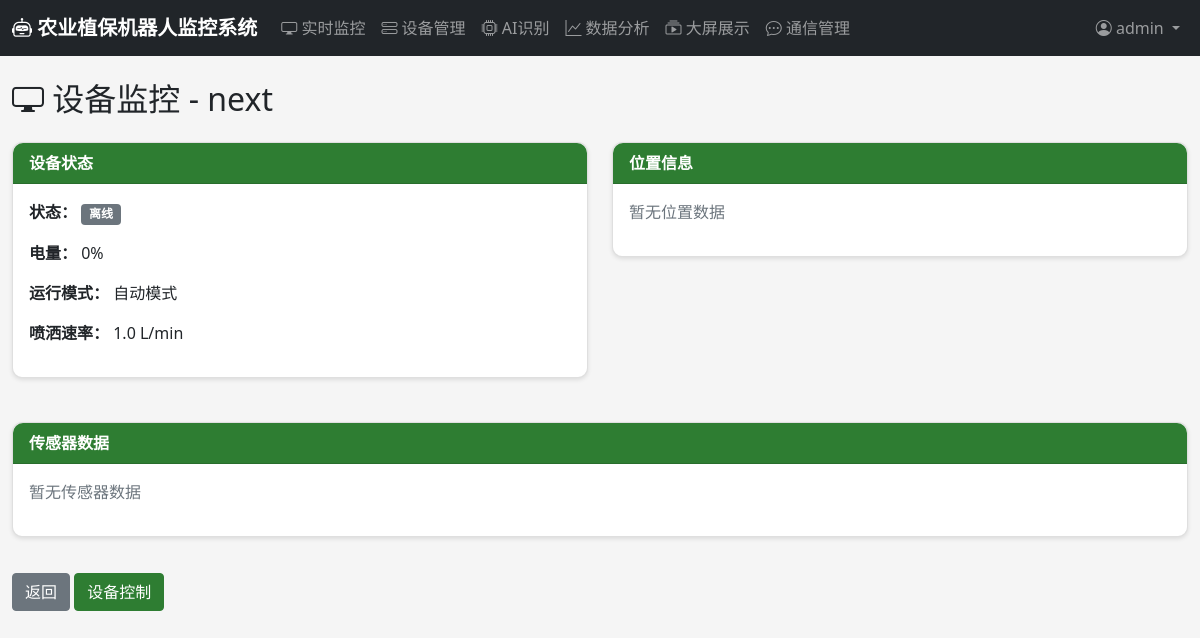
/monitoring/device/1/ (signed in), run on the app's committed database.
### users/models.py (models this page shows, shortened)
class User(AbstractUser):
    ROLE_CHOICES = [
        ('admin', '管理员'),
        ('operator', '操作员'),
        ('viewer', '查看者'),
    ]
    role = models.CharField(max_length=20, choices=ROLE_CHOICES, default='viewer', verbose_name='角色')
    phone = models.CharField(max_length=20, blank=True, verbose_name='手机号')
    avatar = models.ImageField(upload_to='avatars/', blank=True, verbose_name='头像')
    created_at = models.DateTimeField(auto_now_add=True, verbose_name='创建时间')
    last_login_ip = models.GenericIPAddressField(blank=True, null=True, verbose_name='最后登录IP')
    class Meta:
        verbose_name = '用户'
        verbose_name_plural = '用户'

### devices/models.py (models this page shows, shortened)
class RobotDevice(models.Model):
    STATUS_CHOICES = [
        ('online', '在线'),
        ('offline', '离线'),
        ('working', '工作中'),
        ('charging', '充电中'),
        ('error', '故障'),
    ]
    RUN_MODE_CHOICES = [
        ('auto', '自动模式'),
        ('manual', '手动模式'),
        ('scheduled', '定时任务模式'),
    ]
    device_id = models.CharField(max_length=100, unique=True, verbose_name='设备唯一标识')
    name = models.CharField(max_length=100, verbose_name='设备名称')
    model = models.CharField(max_length=100, blank=True, verbose_name='型号')
    manufacturer = models.CharField(max_length=100, blank=True, verbose_name='制造商')
    serial_number = models.CharField(max_length=100, blank=True, verbose_name='序列号')
    status = models.CharField(max_length=20, choices=STATUS_CHOICES, default='offline', verbose_name='状态')
    run_mode = models.CharField(max_length=20, choices=RUN_MODE_CHOICES, default='auto', verbose_name='运行模式')
    battery_level = models.IntegerField(default=0, verbose_name='电量百分比')
    location_lat = models.DecimalField(max_digits=10, decimal_places=6, null=True, blank=True, verbose_name='纬度')
    location_lng = models.DecimalField(max_digits=10, decimal_places=6, null=True, blank=True, verbose_name='经度')
    spray_rate = models.FloatField(default=1.0, verbose_name='喷洒速率(L/min)')
    patrol_interval = models.IntegerField(default=60, verbose_name='巡检间隔(分钟)')
    obstacle_avoidance_sensitivity = models.IntegerField(default=50, verbose_name='避障灵敏度')
    last_heartbeat = models.DateTimeField(null=True, blank=True, verbose_name='最后心跳时间')
    registered_at = models.DateTimeField(auto_now_add=True, verbose_name='注册时间')
    owner = models.ForeignKey(settings.AUTH_USER_MODEL, on_delete=models.CASCADE, related_name='owned_devices', verbose_name='所有者')
    class Meta:
        verbose_name = '机器人设备'
        verbose_name_plural = '机器人设备'
        ordering = ['-registered_at']

### monitoring/views.py (the view)
# urls.py: path('device/<int:device_id>/', views.device_monitoring, name='device_monitoring'),
@login_required
def device_monitoring(request, device_id):
    device = get_object_or_404(RobotDevice, id=device_id)
    latest_sensor = SensorData.objects.filter(device=device).first()
    recent_locations = GPSLocation.objects.filter(device=device).order_by('-recorded_at')[:100]
    return render(request, 'monitoring/device_monitoring.html', {
        'device': device,
        'latest_sensor': latest_sensor,
        'recent_locations': recent_locations,
    })

### templates/monitoring/device_monitoring.html (shortened to what this page needs)
{% extends 'base.html' %}
{% block content %}
<h2 class="mb-4"><i class="bi bi-display"></i> 设备监控 - {{ device.name }}</h2>
<div class="row">
    <div class="col-md-6">
        <div class="card">
            <div class="card-header">设备状态</div>
            <div class="card-body">
                <p><strong>状态：</strong>
                    <span class="badge bg-{% if device.status == 'online' %}success{% elif device.status == 'working' %}primary{% else %}secondary{% endif %}">
                        {{ device.get_status_display }}
                    </span>
                </p>
                <p><strong>电量：</strong> {{ device.battery_level }}%</p>
                <p><strong>运行模式：</strong> {{ device.get_run_mode_display }}</p>
                <p><strong>喷洒速率：</strong> {{ device.spray_rate }} L/min</p>
            </div>
        </div>
    </div>
    <div class="col-md-6">
        <div class="card">
            <div class="card-header">位置信息</div>
            <div class="card-body">
                {% if latest_sensor %}
                <p><strong>经度：</strong> {{ latest_sensor.longitude|default:"-" }}</p>
                <p><strong>纬度：</strong> {{ latest_sensor.latitude|default:"-" }}</p>
                <p><strong>速度：</strong> {{ latest_sensor.speed }} m/s</p>
                <p><strong>航向角：</strong> {{ latest_sensor.heading }}°</p>
                {% else %}
                <p class="text-muted">暂无位置数据</p>
                {% endif %}
            </div>
        </div>
    </div>
</div>
<div class="row mt-4">
    <div class="col-md-12">
        <div class="card">
            <div class="card-header">传感器数据</div>
            <div class="card-body">
                {% if latest_sensor %}
                <div class="row">
                    <div class="col-md-3">
                        <div class="stat-card">
                            <div class="stat-value">{{ latest_sensor.temperature|default:"-" }}°C</div>
                            <div class="stat-label">温度</div>
                        </div>
                    </div>
                    <div class="col-md-3">
                        <div class="stat-card">
                            <div class="stat-value">{{ latest_sensor.humidity|default:"-" }}%</div>
                            <div class="stat-label">湿度</div>
                        </div>
                    </div>
                    <div class="col-md-3">
                        <div class="stat-card">
                            <div class="stat-value">{{ latest_sensor.light_intensity|default:"-" }} lux</div>
                            <div class="stat-label">光照</div>
                        </div>
                    </div>
                    <div class="col-md-3">
                        <div class="stat-card">
                            <div class="stat-value">{{ latest_sensor.soil_moisture|default:"-" }}%</div>
                            <div class="stat-label">土壤墒情</div>
                        </div>
                    </div>
                </div>
                {% else %}
                <p class="text-muted">暂无传感器数据</p>
                {% endif %}
            </div>
        </div>
    </div>
</div>
<div class="mt-3">
    <a href="{% url 'monitoring:monitoring_dashboard' %}" class="btn btn-secondary">返回</a>
    <a href="{% url 'control:control_panel' device.id %}" class="btn btn-primary">设备控制</a>
</div>
{% endblock %}

### templates/base.html (shortened to what this page needs)
{% load static %}
<!DOCTYPE html>
<html lang="zh-CN">
<head>
    <link href="https://cdn.jsdelivr.net/npm/bootstrap@5.1.3/dist/css/bootstrap.min.css" rel="stylesheet">
    <link rel="stylesheet" href="https://cdn.jsdelivr.net/npm/bootstrap-icons@1.8.1/font/bootstrap-icons.css">
    <link rel="stylesheet" href="{% static 'css/style.css' %}">
</head>
<body>
    {% if user.is_authenticated %}
    <nav class="navbar navbar-expand-lg navbar-dark bg-dark">
        <div class="container-fluid">
            <a class="navbar-brand" href="/dashboard/">
                <i class="bi bi-robot"></i> 农业植保机器人监控系统
            </a>
            <div class="collapse navbar-collapse" id="navbarNav">
                <ul class="navbar-nav me-auto">
                    <li class="nav-item">
                        <a class="nav-link" href="{% url 'monitoring:monitoring_dashboard' %}">
                            <i class="bi bi-display"></i> 实时监控
                        </a>
                    </li>
                    <li class="nav-item">
                        <a class="nav-link" href="{% url 'devices:device_list' %}">
                            <i class="bi bi-hdd-stack"></i> 设备管理
                        </a>
                    </li>
                    <li class="nav-item">
                        <a class="nav-link" href="{% url 'ai_recognition:recognition_dashboard' %}">
                            <i class="bi bi-cpu"></i> AI识别
                        </a>
                    </li>
                    <li class="nav-item">
                        <a class="nav-link" href="{% url 'data_analysis:data_dashboard' %}">
                            <i class="bi bi-graph-up"></i> 数据分析
                        </a>
                    </li>
                    <li class="nav-item">
                        <a class="nav-link" href="{% url 'data_analysis:big_screen' %}">
                            <i class="bi bi-collection-play"></i> 大屏展示
                        </a>
                    </li>
                    <li class="nav-item">
                        <a class="nav-link" href="{% url 'communication:connection_list' %}">
                            <i class="bi bi-chat-dots"></i> 通信管理
                        </a>
                    </li>
                </ul>
                <ul class="navbar-nav">
                    <li class="nav-item dropdown">
                        <a class="nav-link dropdown-toggle" href="#" id="userDropdown" data-bs-toggle="dropdown">
                            <i class="bi bi-person-circle"></i> {{ user.username }}
                        </a>
                    </li>
                </ul>
            </div>
        </div>
    </nav>
    {% endif %}
    <div class="container-fluid mt-4">
        {% block content %}{% endblock %}
    </div>
</body>
</html>

### static/css/style.css (style rules this page uses)
:root { --primary-color: #2e7d32; --secondary-color: #4caf50; --dark-bg: #1b5e20; --light-bg: #e8f5e9; }
body { font-family: 'Segoe UI', Tahoma, Geneva, Verdana, sans-serif; background-color: #f5f5f5; }
.navbar-brand { font-weight: bold; }
.card { border-radius: 10px; box-shadow: 0 2px 4px rgba(0,0,0,0.1); margin-bottom: 20px; }
.card-header { background-color: var(--primary-color); color: white; font-weight: bold; border-radius: 10px 10px 0 0 !important; }
.btn-primary { background-color: var(--primary-color); border-color: var(--primary-color); }

### data on the page
User: username "admin"
RobotDevice: name "next", status "离线", battery_level "0", run_mode "自动模式", spray_rate "1.0"
